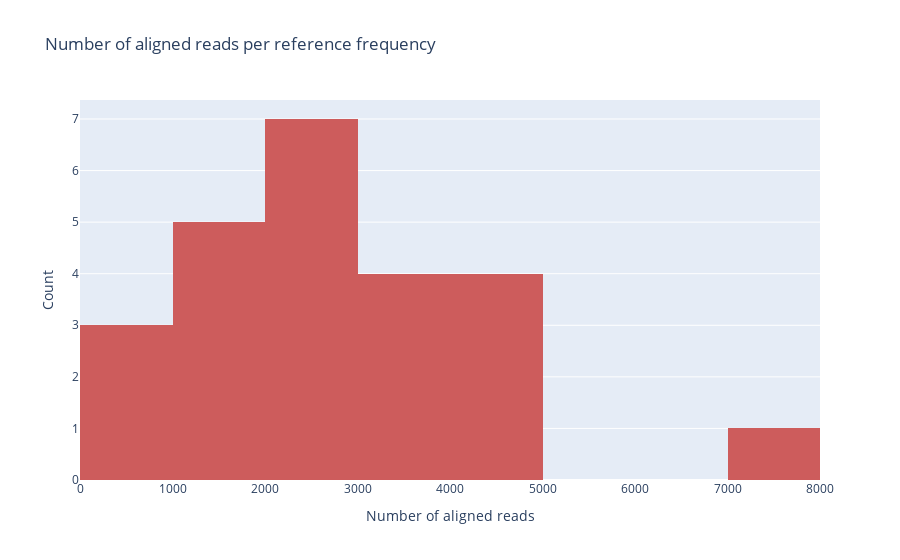

Here is the notebook cell this chart was saved with:
### Markdown cell above
## Aligned reads per reference

### Code cell
%reload_ext autoreload

fig = study.num_aligned_reads_per_reference_frequency_distribution(
    sample = sample,
    section = 'full'
)['fig']

fig.show()
fig.write_html(os.path.join(path_figs, 'num_aligned_reads_per_reference_frequency_distribution.html'))

### Figure 1 — Plotly figure (JSON) as saved in the notebook; plotly's stock layout.template omitted (floating-point values rounded to 4 significant figures)
{"data": [{"marker": {"color": "indianred"}, "showlegend": false, "type": "histogram", "x": [2463, 4197, 2441, 3228, 2770, 3351, 1753, 816, 2909, 4180, 3354, 7442, 3312, 851, 1672, 2036, 1066, 978, 2963, 2153, 1635, 1233, 4409, 4669]}], "layout": {"title": {"text": "Number of aligned reads per reference frequency"}, "xaxis": {"title": {"text": "Number of aligned reads"}}, "yaxis": {"title": {"text": "Count"}}}}
